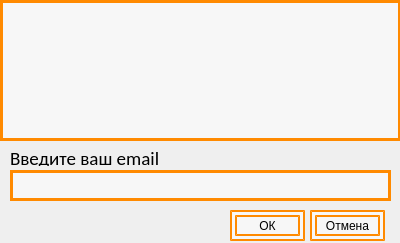
<?xml version="1.0" encoding="UTF-8"?>
<ui version="4.0">
 <class>Accepting</class>
 <widget class="QDialog" name="Accepting">
  <property name="geometry">
   <rect>
    <x>0</x>
    <y>0</y>
    <width>400</width>
    <height>243</height>
   </rect>
  </property>
  <property name="windowTitle">
   <string>Подтверждение</string>
  </property>
  <widget class="QListWidget" name="listWidget">
   <property name="geometry">
    <rect>
     <x>0</x>
     <y>0</y>
     <width>401</width>
     <height>141</height>
    </rect>
   </property>
   <property name="styleSheet">
    <string notr="true">border: 3px solid #ff8a00;
background-color: #f7f7f7;</string>
   </property>
  </widget>
  <widget class="QLineEdit" name="lineEdit">
   <property name="geometry">
    <rect>
     <x>10</x>
     <y>170</y>
     <width>381</width>
     <height>31</height>
    </rect>
   </property>
   <property name="font">
    <font>
     <family>Calibri</family>
     <pointsize>14</pointsize>
    </font>
   </property>
   <property name="styleSheet">
    <string notr="true">border: 3px solid #ff8a00;
background-color: #f7f7f7;</string>
   </property>
  </widget>
  <widget class="QLabel" name="label">
   <property name="geometry">
    <rect>
     <x>10</x>
     <y>150</y>
     <width>171</width>
     <height>16</height>
    </rect>
   </property>
   <property name="font">
    <font>
     <family>Calibri</family>
     <pointsize>14</pointsize>
    </font>
   </property>
   <property name="styleSheet">
    <string notr="true"/>
   </property>
   <property name="text">
    <string>Введите ваш email</string>
   </property>
  </widget>
  <widget class="QPushButton" name="Accept">
   <property name="geometry">
    <rect>
     <x>230</x>
     <y>210</y>
     <width>75</width>
     <height>31</height>
    </rect>
   </property>
   <property name="styleSheet">
    <string notr="true">border: 7px double #ff8a00;
background-color: #f7f7f7;</string>
   </property>
   <property name="text">
    <string>ОК</string>
   </property>
  </widget>
  <widget class="QPushButton" name="cancel">
   <property name="geometry">
    <rect>
     <x>310</x>
     <y>210</y>
     <width>75</width>
     <height>31</height>
    </rect>
   </property>
   <property name="styleSheet">
    <string notr="true">border: 7px double #ff8a00;
background-color: #f7f7f7;</string>
   </property>
   <property name="text">
    <string>Отмена</string>
   </property>
  </widget>
  <widget class="QLabel" name="label_2">
   <property name="enabled">
    <bool>false</bool>
   </property>
   <property name="geometry">
    <rect>
     <x>10</x>
     <y>210</y>
     <width>121</width>
     <height>16</height>
    </rect>
   </property>
   <property name="styleSheet">
    <string notr="true">color: red</string>
   </property>
   <property name="text">
    <string/>
   </property>
  </widget>
 </widget>
 <resources/>
 <connections/>
</ui>
